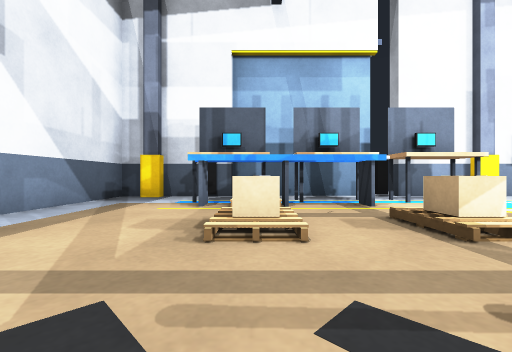
View 1 (above)

22 first-person views from a walk through a robot-simulator world made for Gazebo. The camera is 0.5 m above the floor, looks level and sees 90° across. The floor is counted in squares, 1 m on a side. Each view is taken from the middle of a square. On the plan, view 1 faces up. The plan holds only what a view shows up to about 9 squares ahead; the rest is blank. Robots are left out.

View 2
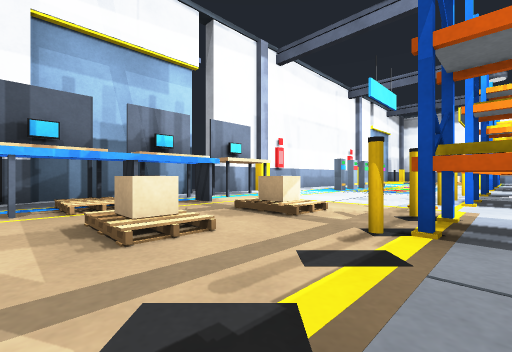

View 3
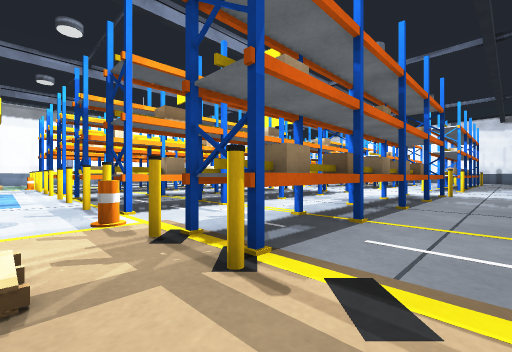

View 4
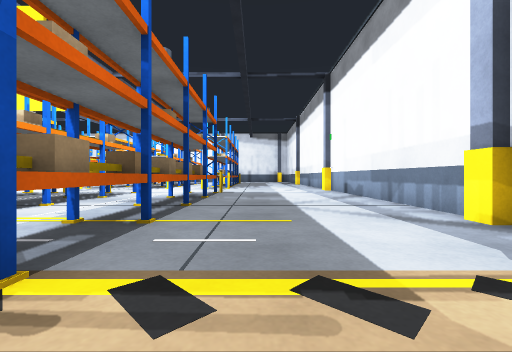

View 5
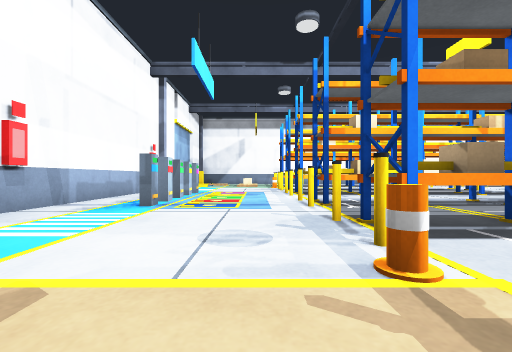

View 6
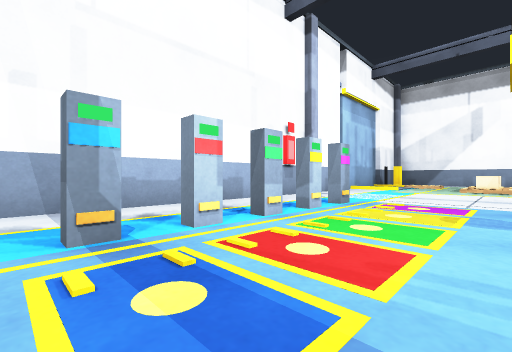

View 7
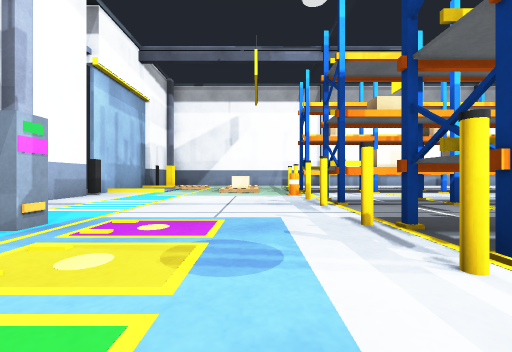

View 8
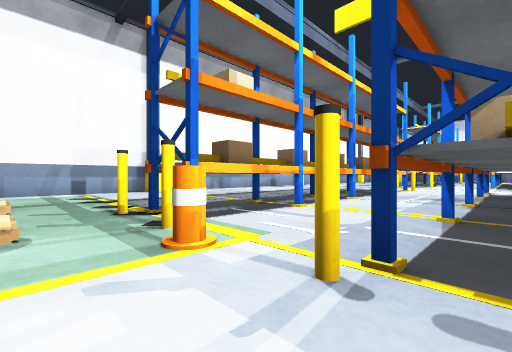

View 9
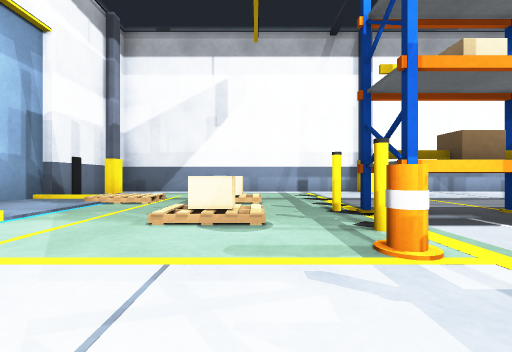

View 10
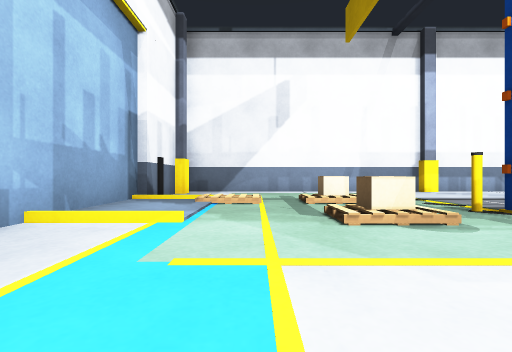

View 11
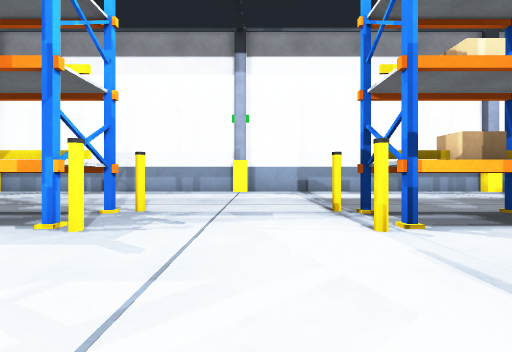

View 12
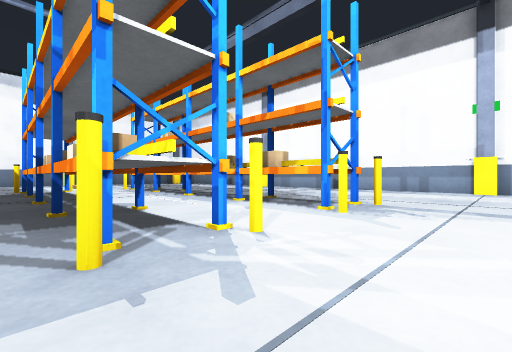

View 13
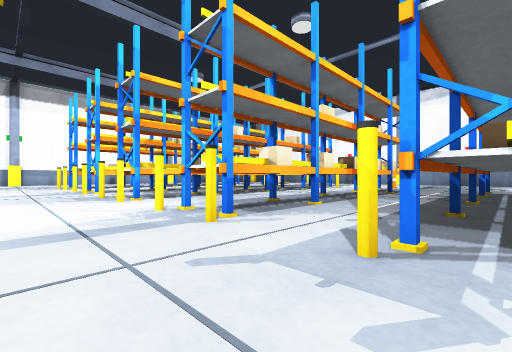

View 14
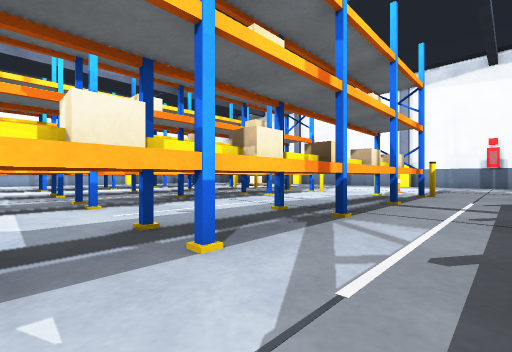

View 15
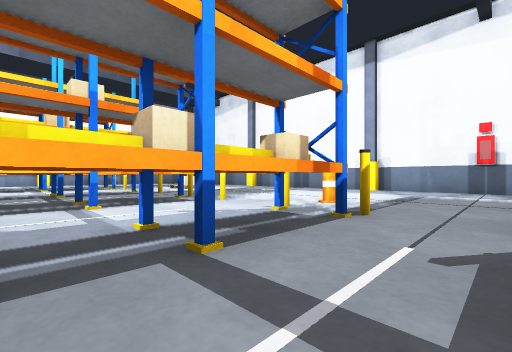

View 16
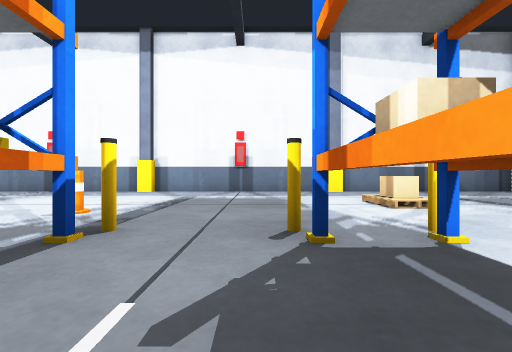

View 17
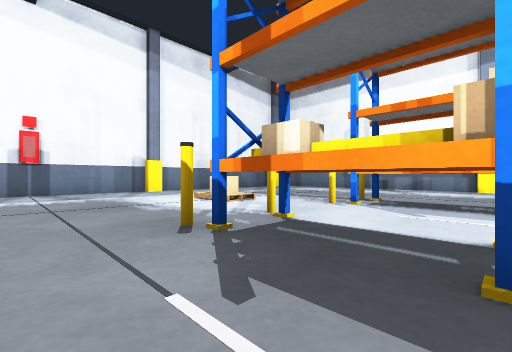

View 18
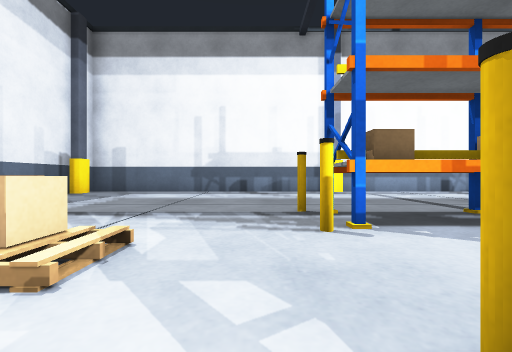

View 19
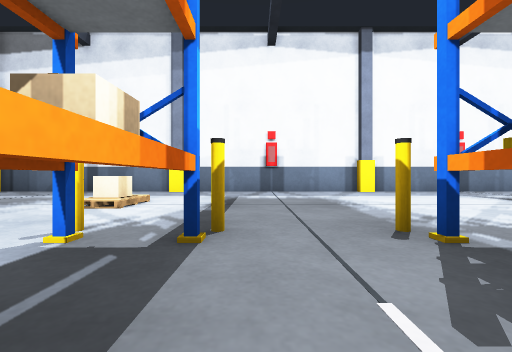

View 20
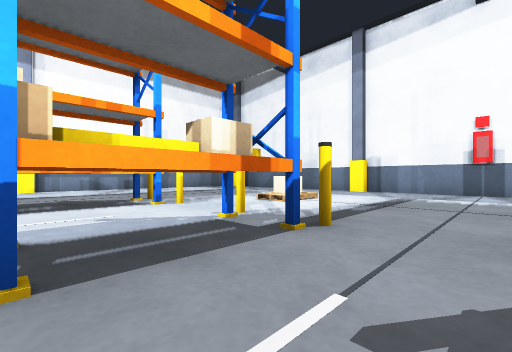

View 21
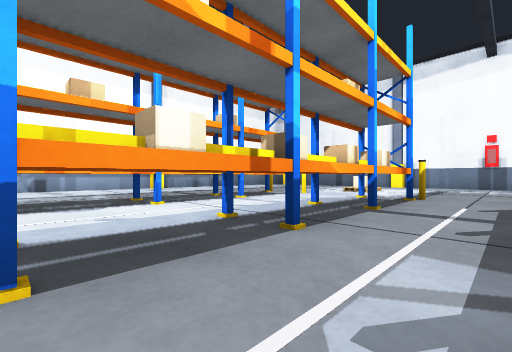

View 22
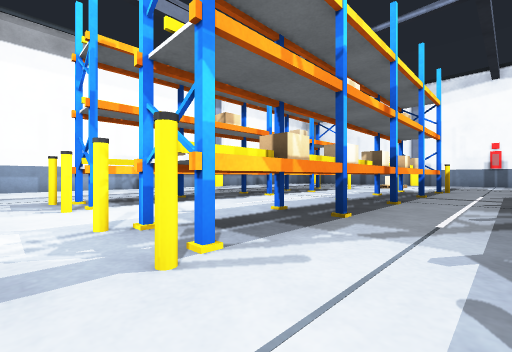

### Floor plan
Key: @ floor where view 1 was taken; # wall or solid block; . main floor; : floor 0.05 m higher than the main floor; / step, stairs or slope; L door leaf; P grey post; B black post; E bench; C conveyor; R red box; A rack; N orange cylinder; Y yellow box; O other object.
Columns run from 4 left of view 1 to 23 right of it. Each row starts with its distance up from view 1.
  7 ####LLLL##  #####  #LLLL##
  6 #.P....B..P ....R P.B::/ .P
  5 #..EOEOEO.R..........::/ ..#
  4 #..   O.....OOOOO....../...#
  3 #..CO.O..............O.O...#
  2   .././.............././...#
  1    ..AAANAAAAAAAAAAANAA....#
  0   ..@.AAAAAAAAAAAAAAAA.....#
 -1  P....AAAAAAAAAA AAAAA....P#
 -2 #.....AAAAAAAAAA AAAAA.....#
 -3 #.....AAAA AAAAA  AAAA.....#
 -4 #.....A AA  AAAA  A AA.....#
 -5 #.....AAAAA   AA  AAAA ....#
 -6 #.....A AA    AA  A  A     #
 -7 #.....AAAA        AAAA
 -8 #P...AAA            A
 -9 #Y....................
-10 #..........................#
-11 #.....A..A..A..A..A..A.....#
-12 #.....A..A..A..A..A..A.....#
-13 #.....A..A..A..A..A..A.....#
-14 #.....A..A..A..A..A..A.....#
-15 #.....A..A..A..A..A..A.....#
-16 #.....A..A..A..A..A..A.....
-17 #P....A..A..A..A..A..A....P
-18 #.....A..A..A..A..A..A.....#
-19 #.....A..A..A..A..A..A.....#
-20 #..........................
-21 #.......O...........O.....
-22 #........................
-23 #.......................
-24 #........................
-25 #.P.  ..P..R.PY..R..P.  .
-26 ##########################

Positions as (right, up) in squares from view 1, and headings:
1: (0, 0), facing up
2: (-1, 0), facing up-right
3: (0, 2), facing down-right
4: (0, 2), facing down
5: (2, 2), facing right
6: (7, 2), facing up-right
7: (9, 2), facing right
8: (14, 2), facing down-right
9: (14, 2), facing right
10: (14, 4), facing right
11: (5, -9), facing left
12: (6, -9), facing down-left
13: (5, -9), facing down-right
14: (6, -12), facing down-right
15: (6, -16), facing down-right
16: (6, -17), facing down
17: (7, -17), facing down-left
18: (5, -20), facing left
19: (13, -17), facing down
20: (12, -17), facing down-right
21: (12, -13), facing down-right
22: (12, -10), facing down-right
